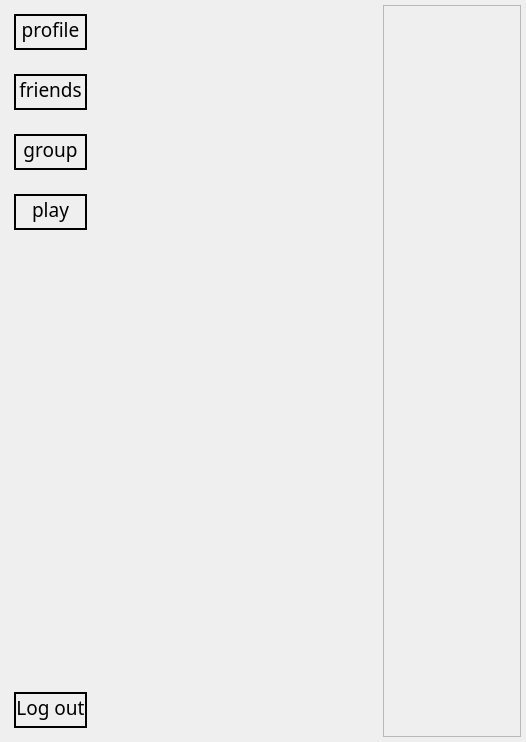
<?xml version="1.0" encoding="UTF-8"?>
<ui version="4.0">
 <class>MainWindow</class>
 <widget class="QMainWindow" name="MainWindow">
  <property name="geometry">
   <rect>
    <x>0</x>
    <y>0</y>
    <width>526</width>
    <height>742</height>
   </rect>
  </property>
  <property name="windowTitle">
   <string>MainWindow</string>
  </property>
  <widget class="QWidget" name="centralwidget">
   <layout class="QHBoxLayout" name="horizontalLayout_5" stretch="1,4,2">
    <property name="leftMargin">
     <number>5</number>
    </property>
    <property name="topMargin">
     <number>5</number>
    </property>
    <property name="rightMargin">
     <number>5</number>
    </property>
    <property name="bottomMargin">
     <number>5</number>
    </property>
    <item>
     <widget class="QWidget" name="leftWidget" native="true">
      <layout class="QVBoxLayout" name="verticalLayout">
       <property name="leftMargin">
        <number>0</number>
       </property>
       <property name="topMargin">
        <number>0</number>
       </property>
       <property name="rightMargin">
        <number>0</number>
       </property>
       <property name="bottomMargin">
        <number>0</number>
       </property>
       <item>
        <widget class="QWidget" name="widget_3" native="true">
         <layout class="QHBoxLayout" name="horizontalLayout">
          <item>
           <widget class="QPushButton" name="profile_button">
            <property name="font">
             <font>
              <family>Poor Richard</family>
              <pointsize>14</pointsize>
             </font>
            </property>
            <property name="styleSheet">
             <string notr="true">border-radius : 100; 
border : 2px solid black;
padding-bottom: 5px</string>
            </property>
            <property name="text">
             <string>profile</string>
            </property>
           </widget>
          </item>
         </layout>
        </widget>
       </item>
       <item>
        <widget class="QWidget" name="widget_4" native="true">
         <layout class="QHBoxLayout" name="horizontalLayout_2">
          <item>
           <widget class="QPushButton" name="friend_button">
            <property name="font">
             <font>
              <family>Poor Richard</family>
              <pointsize>14</pointsize>
             </font>
            </property>
            <property name="styleSheet">
             <string notr="true">border-radius : 100; 
border : 2px solid black;
padding-bottom: 5px</string>
            </property>
            <property name="text">
             <string>friends</string>
            </property>
           </widget>
          </item>
         </layout>
        </widget>
       </item>
       <item>
        <widget class="QWidget" name="widget_5" native="true">
         <layout class="QHBoxLayout" name="horizontalLayout_3">
          <item>
           <widget class="QPushButton" name="group_button">
            <property name="font">
             <font>
              <family>Poor Richard</family>
              <pointsize>14</pointsize>
             </font>
            </property>
            <property name="styleSheet">
             <string notr="true">border-radius : 100; 
border : 2px solid black;
padding-bottom: 5px</string>
            </property>
            <property name="text">
             <string>group</string>
            </property>
           </widget>
          </item>
         </layout>
        </widget>
       </item>
       <item>
        <widget class="QWidget" name="widget_6" native="true">
         <layout class="QVBoxLayout" name="verticalLayout_2">
          <item>
           <widget class="QPushButton" name="play_button">
            <property name="font">
             <font>
              <family>Poor Richard</family>
              <pointsize>14</pointsize>
             </font>
            </property>
            <property name="styleSheet">
             <string notr="true">border-radius : 100; 
border : 2px solid black;
padding-bottom: 5px</string>
            </property>
            <property name="text">
             <string>play</string>
            </property>
           </widget>
          </item>
         </layout>
        </widget>
       </item>
       <item>
        <spacer name="verticalSpacer">
         <property name="orientation">
          <enum>Qt::Vertical</enum>
         </property>
         <property name="sizeHint" stdset="0">
          <size>
           <width>20</width>
           <height>40</height>
          </size>
         </property>
        </spacer>
       </item>
       <item>
        <widget class="QWidget" name="widget_7" native="true">
         <layout class="QHBoxLayout" name="horizontalLayout_4">
          <item>
           <widget class="QPushButton" name="logout_button">
            <property name="font">
             <font>
              <family>Poor Richard</family>
              <pointsize>14</pointsize>
             </font>
            </property>
            <property name="styleSheet">
             <string notr="true">border-radius : 100; 
border : 2px solid black;
padding-bottom: 5px</string>
            </property>
            <property name="text">
             <string>Log out</string>
            </property>
           </widget>
          </item>
         </layout>
        </widget>
       </item>
      </layout>
     </widget>
    </item>
    <item>
     <widget class="QStackedWidget" name="stackedWidget">
      <property name="sizePolicy">
       <sizepolicy hsizetype="Expanding" vsizetype="Expanding">
        <horstretch>0</horstretch>
        <verstretch>0</verstretch>
       </sizepolicy>
      </property>
      <property name="currentIndex">
       <number>-1</number>
      </property>
     </widget>
    </item>
    <item>
     <widget class="QWidget" name="rightWidget" native="true">
      <property name="minimumSize">
       <size>
        <width>86</width>
        <height>732</height>
       </size>
      </property>
      <property name="font">
       <font>
        <family>Poor Richard</family>
        <pointsize>14</pointsize>
       </font>
      </property>
      <layout class="QVBoxLayout" name="verticalLayout_3">
       <property name="spacing">
        <number>-1</number>
       </property>
       <property name="leftMargin">
        <number>0</number>
       </property>
       <property name="topMargin">
        <number>0</number>
       </property>
       <property name="rightMargin">
        <number>0</number>
       </property>
       <property name="bottomMargin">
        <number>0</number>
       </property>
       <item>
        <widget class="QScrollArea" name="scrollArea">
         <property name="sizePolicy">
          <sizepolicy hsizetype="Preferred" vsizetype="Preferred">
           <horstretch>0</horstretch>
           <verstretch>0</verstretch>
          </sizepolicy>
         </property>
         <property name="focusPolicy">
          <enum>Qt::StrongFocus</enum>
         </property>
         <property name="contextMenuPolicy">
          <enum>Qt::DefaultContextMenu</enum>
         </property>
         <property name="frameShape">
          <enum>QFrame::StyledPanel</enum>
         </property>
         <property name="frameShadow">
          <enum>QFrame::Plain</enum>
         </property>
         <property name="lineWidth">
          <number>10</number>
         </property>
         <property name="midLineWidth">
          <number>10</number>
         </property>
         <property name="widgetResizable">
          <bool>true</bool>
         </property>
         <property name="alignment">
          <set>Qt::AlignCenter</set>
         </property>
         <widget class="QWidget" name="scrollAreaWidgetContents">
          <property name="geometry">
           <rect>
            <x>0</x>
            <y>0</y>
            <width>140</width>
            <height>730</height>
           </rect>
          </property>
          <layout class="QGridLayout" name="gridLayout_2"/>
         </widget>
        </widget>
       </item>
      </layout>
     </widget>
    </item>
   </layout>
  </widget>
 </widget>
 <resources/>
 <connections/>
</ui>
